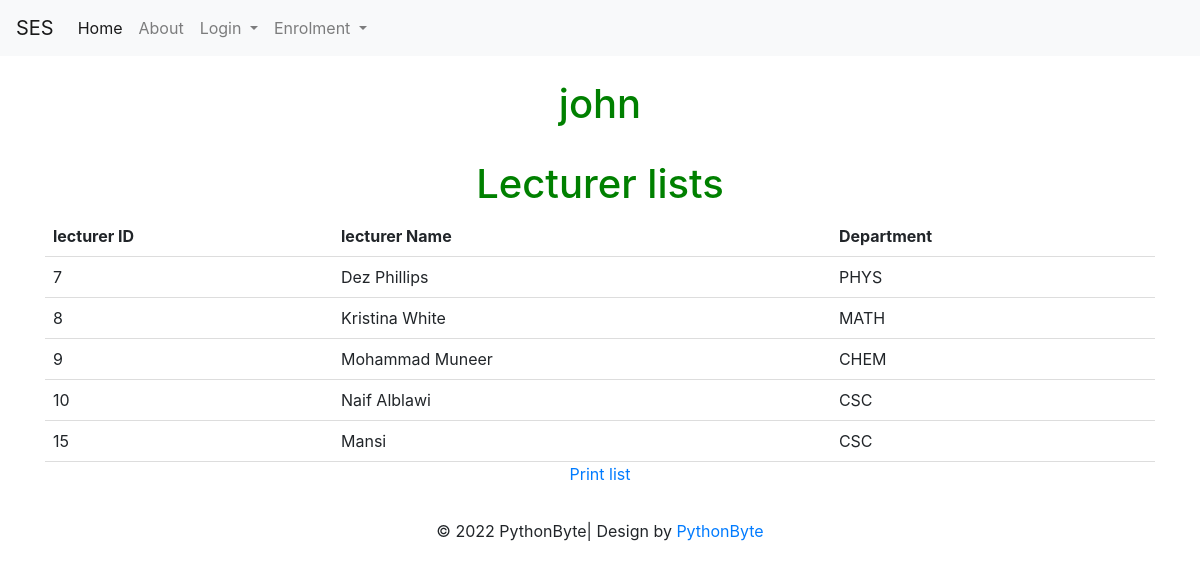
/lec_lists (signed in), run on the app's committed database.
### models.py (models this page shows)
class User(UserMixin, db.Model):
    id = db.Column(db.Integer, primary_key=True)
    email = db.Column(db.String(100), unique=True)
    password = db.Column(db.String(100))
    name = db.Column(db.String(1000))
    dep_id =  db.Column(db.Integer)
    rol_id =  db.Column(db.Integer)

### tables this page shows
CREATE TABLE dep (dep_id INTEGER PRIMARY KEY UNIQUE NOT NULL, dep_name CHAR (10) NOT NULL);

### lec_lists.py (the view)
@lec_lists.route('/lec_lists', methods=['GET', 'POST'])
def lec_listsf():
                user_id = current_user.id
                con = sqlite3.connect("instance/db.sqlite")
                cur = con.cursor()
                cur.execute("SELECT * from lec_lists ")
                data2 = cur.fetchall()
                con.commit()
                con.close()
                return render_template('lec_lists.html',data2=data2, idd = current_user.id,name= current_user.name)

### templates/lec_lists.html (shortened to what this page needs)
{% extends "base.html" %}
{% block content %}
  <h1>{{name}}</h1>
  <h1>Lecturer lists</h1>
  <form method="post" action="/lec_listsf">
    <table id="table_to_highlight" style="width:100%">
        <thead>
          <tr>
            <th>lecturer ID</th>
            <th>lecturer Name</th>
            <th>Department</th>
          </tr>
          </thead>
          <tbody>
           {% for row in data2 %}
                  <tr>
                      <td>{{row[0]}}</td>
                      <td>{{row[1]}}</td>
                      <td>{{row[2]}}</td>
                  </tr>
              {% endfor %}
          </tbody>
      </table>
      <p>
        <a href="{{ url_for('lec_lists.download_report', iddc = current_user.id) }}">Print list</a>
    </p>
</form>
{% endblock %}

### templates/lec_lists.html (style rules this page uses)
body { text-align: center; }
h1 { color: green; }
table { border-collapse: collapse; width: 100%; }
th, td { padding: 8px; text-align: left; border-bottom: 1px solid #ddd; }

### data on the page
User: name "john"
User: id "7", name "Dez Phillips", dep_name "PHYS"
User: id "8", name "Kristina White", dep_name "MATH"
User: id "9", name "Mohammad Muneer", dep_name "CHEM"
User: id "10", name "Naif Alblawi", dep_name "CSC"
User: id "15", name "Mansi", dep_name "CSC"
